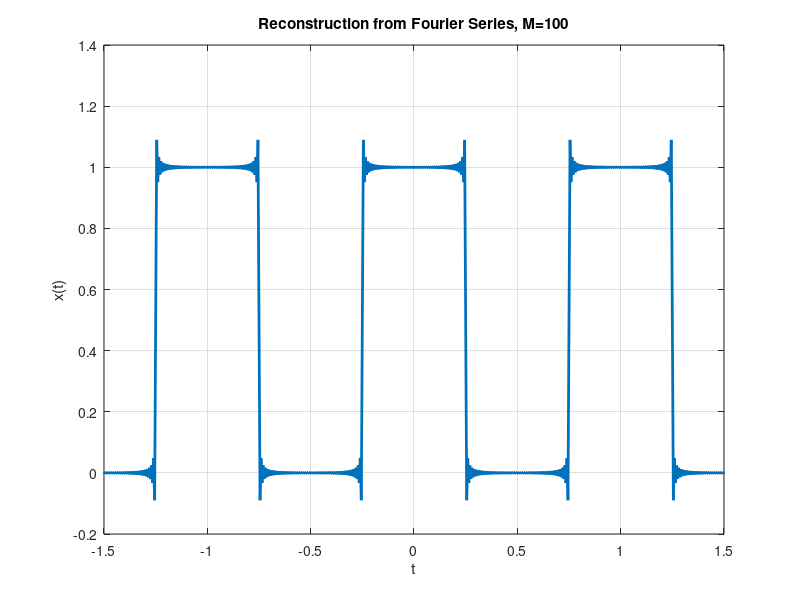
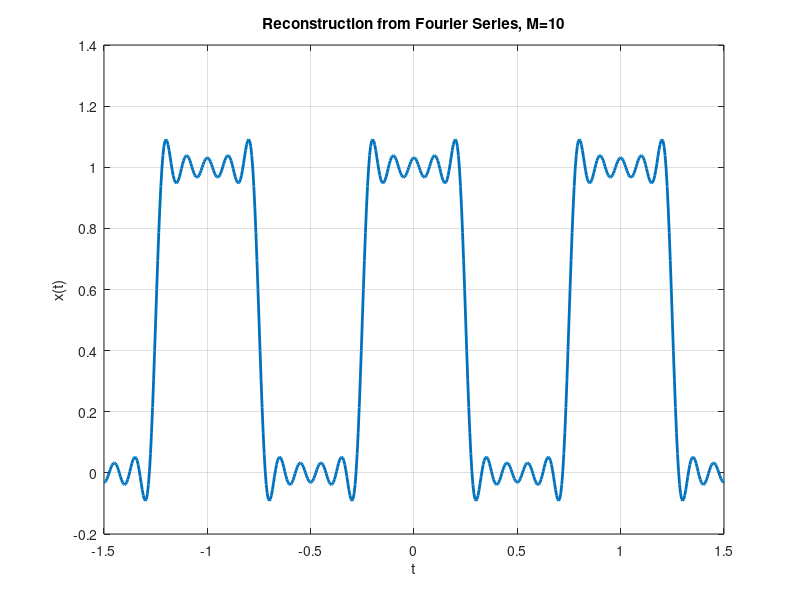

Reproduce these figures in MATLAB, in order.
t=-1.5:.005:1.5;
T=1;
T1=1/4;
w=2*pi/T;
M=100;
k=-M:M;
ak=sin(k*2*pi*(T1/T))./(k*pi);
ak(M+1)=2*T1/T;
x=zeros(1,length(t));
for k=-M:M
    x=x+ak(k+M+1)*exp(j*k*w*t);
end
figure
plot(t,x,'Linewidth',2);
grid on;
xlabel('t');
ylabel('x(t)');
title('Reconstruction from Fourier Series, M=100');
 
M=10;
k=-M:M;
ak=sin(k*2*pi*(T1/T))./(k*pi);
ak(M+1)=2*T1/T;
x=zeros(1,length(t));
for k=-M:M
    x=x+ak(k+M+1)*exp(j*k*w*t);
end
figure
plot(t,x,'Linewidth',2);
grid on;
xlabel('t');
ylabel('x(t)');
title('Reconstruction from Fourier Series, M=10');
